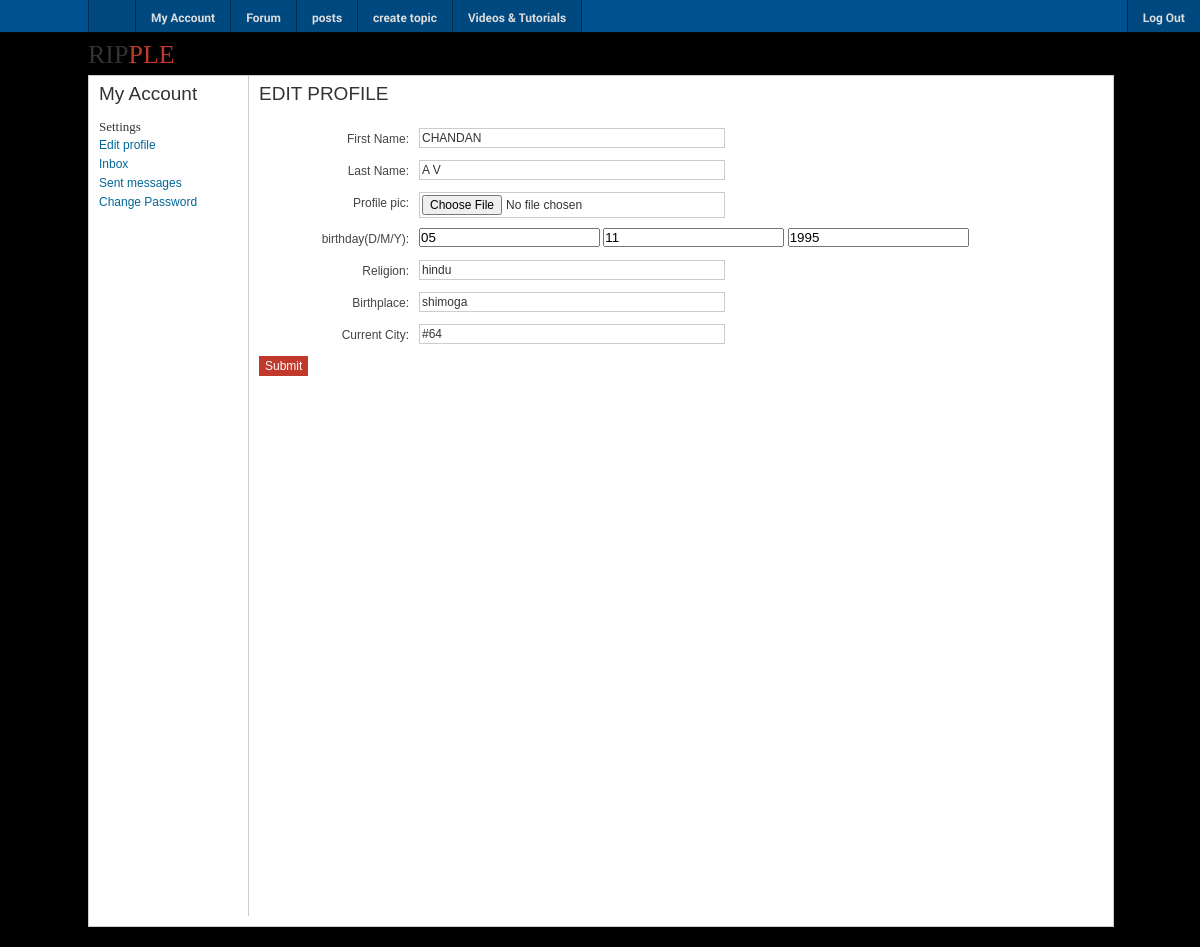
/edit.php (signed in), run on the app's committed database.
### tables this page shows
CREATE TABLE IF NOT EXISTS `users` (
  `userID` int(11) NOT NULL,
  `username` varchar(80) NOT NULL,
  `firstName` varchar(30) NOT NULL,
  `lastName` varchar(60) NOT NULL,
  `contact` varchar(13) NOT NULL,
  `education` varchar(255) NOT NULL,
  `email` varchar(60) NOT NULL,
  `password` varchar(100) NOT NULL,
  `thumbnail` varchar(255) DEFAULT '',
  `gender` varchar(10) DEFAULT '',
  `birthdate` varchar(255) DEFAULT '0000-00-00',
  `birthmo` varchar(255) NOT NULL,
  `birthyr` varchar(255) NOT NULL,
  `religion` varchar(100) DEFAULT '',
  `birthplace` varchar(255) DEFAULT '',
  `address` varchar(255) NOT NULL,
  `ano` varchar(255) NOT NULL,
  `opt` varchar(255) NOT NULL,
  `points` int(8) NOT NULL
);

### edit.php (the view, shortened to what this page needs)
<!DOCTYPE html>
<html lang="en">
<head>
    <link rel='stylesheet' type='text/css' href='videos/css/main.css' >
<link rel='stylesheet' type='text/css' href='videos/css/footer.css' >
<link rel='stylesheet' type='text/css' href='videos/css/jquery-ui/jquery-ui.css' >
<link rel='stylesheet' type='text/css' href='videos/css/account.css' >
<link rel='stylesheet' type='text/css' href='videos/css/info.css' >
</head>
<body>
<div id="wrapper">
                <header id="main_header">
                <a href="index.php" class="headerLogo">RIP<span class="secondColor">PLE</span></a>
            </header>
            <section id="main_section">
        <aside id="main_aside">
        <span class="titles">My Account</span>
        <h6>Settings</h6>
				<a href="edit.php" class="accountSubLinks">Edit profile</a>
<a href="inbox.php" class="accountSubLinks">Inbox</a>
				<a href="sent.php" class="accountSubLinks">Sent messages</a>
        <a href="change_password.php" class="accountSubLinks">Change Password</a> <br/>
    </aside>
    <section id="right_side">
        <section id="right_side_padding" class="user-info-section">
            <h2 class="titles">EDIT PROFILE</h2>
<?php
if($_SESSION['signed_in']){
	$user=mysql_query("SELECT * FROM users WHERE userID='".$_SESSION['user_id']."' LIMIT 1")or die(mysql_error());
	$row=mysql_fetch_array($user);
       echo     ' <form id="" method="post"  class="user-info" action=""  enctype="multipart/form-data">
                <div class="row">
                    <label for="firstName">First Name:</label> <span class="inputholder"><input type="text"
                            id="firstName" name="firstname" class="input"
                            value="'.$row['firstName'].'"/></span>
                </div>
                <div class="row">
                    <label for="lastName">Last Name:</label> <span class="inputholder"><input type="text" id="lastName"
                            name="lastname" class="input" value="'.$row['lastName'].'"/></span>
                </div>
                <div class="row">
                    <label for="lastName">Profile pic:</label> <span class="inputholder"><input type="file" id="lastName"
                            name="file" class="input" /></span>
                </div>
             <div class="row">
                    <label for="lastName">birthday(D/M/Y):</label>
					<input type="text" id="lastName"
                            name="bd" class="" value="'.$row['birthdate'].'" maxlength="20"/>
							<input type="text" id="lastName"
                            name="bo" class="" value="'.$row['birthmo'].'" width="20"/>
							<input type="text" id="lastName"
                            name="byr" class="" value="'.$row['birthyr'].'" width="20"/>
                </div>
                <div class="row">
                    <label for="religion">Religion:</label> <span class="inputholder"><input type="text" id="religion"
                            name="religion" class="input" value="'.$row['religion'].'"/></span>
                </div>
                <div class="row">
                    <label for="birthplace">Birthplace:</label> <span class="inputholder"><input type="text"
                            id="birthplace" name="status" class="input"
                            value="'.$row['birthplace'].'"/></span>
                </div>
                <div class="row">
                    <label for="current_city">Current&nbsp;City:</label> <span class="inputholder"><input type="text"
                            id="current_city" name="current_city" class="input"
                            value="'.$row['address'].'"/></span>
                </div>
            <input type="submit" id="submit" name="submit" class="redButton"
                            value="Submit"/>
             </div>
</form>';}
?>
            <div id="main_footer">    </div>
    <div id="fixed_footer">
	 <ul>
      <div class="centered-navigation">
                <li class="home_button" style="border-left:1px solid rgba(0,0,0,0.4); height:auto;"><a href="index.php"></a>
                </li>
			<?php if($_SESSION['signed_in'])
			{
				               echo ' <li><a href="account.php" class="p_menu">My Account</a></li>';
			}
			else{
								               echo ' <li><a href="signup.php" class="p_menu">Sign Up</a></li>';
				               echo ' <li><a href="login.php" class="p_menu">Login</a></li>';
			}?>
<li>
                    <a href="forum.php" class="p_menu">Forum</a>
                </li>
				<li>
                    <a href="pop_posts.php" class="p_menu">posts</a>
                </li>                <li>
                    <a href="createtopic.php" class="p_menu">create topic</a>
                </li>
				    <li class="has-submenu" id="lft-last-li"><a href="videos.php" class="p_menu">Videos & Tutorials</a>
                </li>
            </div>
<?php if($_SESSION['signed_in'])
			{
echo '<li class="right">
                <a href="signout.php" class="p_menu">Log Out</a>
            </li>';
			}
			?>
            </ul>
        </div>
</body>
</html>

### videos/css/main.css (style rules this page uses)
* { margin: 0px; padding: 0px; }
article, aside, details, figcaption, figure, footer, header, hgroup, menu, nav, section { display: block; }
a:link, a:visited { color: #006699; text-decoration: none; }
a:link.headerLogo, a:visited.headerLogo { color: #333333; text-decoration: none; font-family: Oswald-Regular; font-size: 26px; }
a:link.headerLogo .secondColor, a:visited.headerLogo .secondColor, a:hover.headerLogo .secondColor, a:active.headerLogo .secondColor { color: #C0392B; }
body { text-align: center; background: #000000 url("/images/paper_background.jpg") repeat; position: relative; font: 12px/1.4 Arial, Helvetica, sans-serif; color: #444444; }
form { padding-top: 10px; }
h1, h2, h3, h4, h5 { font-weight: normal; }
#main_footer { clear: both; text-align: center; padding: 10px 5px 10px; color: #333333; }
#main_header { padding: 2px 0px; }
#main_section { background: white; float: left; width: 1024px; border: 1px solid #CCCCCC; }
#wrapper { width: 1024px; margin: 5px auto; text-align: left; }
.input { padding: 2px; border: 1px solid #CCCCCC; width: 300px; color: #333333; font-family: Arial, Helvetica, sans-serif; font-size: 12px; }
.redButton { background-color: #C0392B; border: 1px solid #C0392B; display: inline-block; color: #FFFFFF; font-family: Arial, Helvetica, sans-serif; font-size: 12px; padding: 2px 5px; text-decoration: none; }
.titles { color: #333333; font-family: 'OpenSans-CondBold', sans-serif; font-size: 19px; font-weight: normal; }

### videos/css/account.css (style rules this page uses)
h6 { font-family: OpenSans-Bold; font-weight: normal; font-size: 13px; color: #333333; margin-top: 10px; }
a:link.accountSubLinks, a:visited.accountSubLinks { color: #006699; text-decoration: none; display: inline-block; width: 100%; margin-left: -10px; padding: 1px 0px 1px 10px; }
#main_aside { width: 149px; margin-top: 5px; margin-left: 10px; margin-bottom: 10px; float: left; }
#right_side { width: 865px; margin-bottom: 10px; float: left; }
#right_side_padding { width: 844px; padding: 5px 10px; float: left; border-left: 1px solid #CCCCCC; min-height: 830px; }

### videos/css/info.css (style rules this page uses)
.user-info-section { position: relative; }
.user-info-section .row { margin: 10px 0; }
.user-info-section .row label { float: left; width: 150px; padding-right: 10px; text-align: right; line-height: 22px; }
.user-info-section .row .inputholder, .user-info-section .row .selectholder { float: left; width: 410px; }

### videos/css/footer_nav.css (style rules this page uses)
body { padding-top: 30px; }
#fixed_footer { position: fixed; top: 0px; left: 0px; right: 0px; width: 100%; height: 32px; margin: 0px; padding: 0px; background: rgb(0,81,143); border-bottom: 1px solid rgba(0, 0, 0, 0.9); color: white; font-size: 12px; font-family: Roboto-Regular, Arial; box-shadow: 0px 1px 5px rgba(0, 0, 0, 0.5); }
#fixed_footer li { float: left; margin: 0px; padding: 9px 15px; border: none; border-right: 1px solid rgba(0, 0, 0, 0.4); background: rgba(0, 0, 0, 0.1); list-style: none; height: 14px; }
#fixed_footer li a { display: block; color: #DDDDDD; text-decoration: none; }
#fixed_footer a.p_menu { font-family: Roboto-Bold; }
#fixed_footer .home_button { padding: 3px 10px; }
#fixed_footer .home_button a { background: url("/images/home.png") top left no-repeat; width: 26px; height: 26px; }
#fixed_footer li.right { float: right; border-right: none; border-left: 1px solid rgba(0, 0, 0, 0.4); margin-left: 5px; }
#fixed_footer .centered-navigation { width: 1024px; margin: 0px auto; }

### data on the page
users: firstname "CHANDAN", lastname "A V", bd "05", bo "11", byr "1995", religion "hindu", status "shimoga", current_city "#64"
